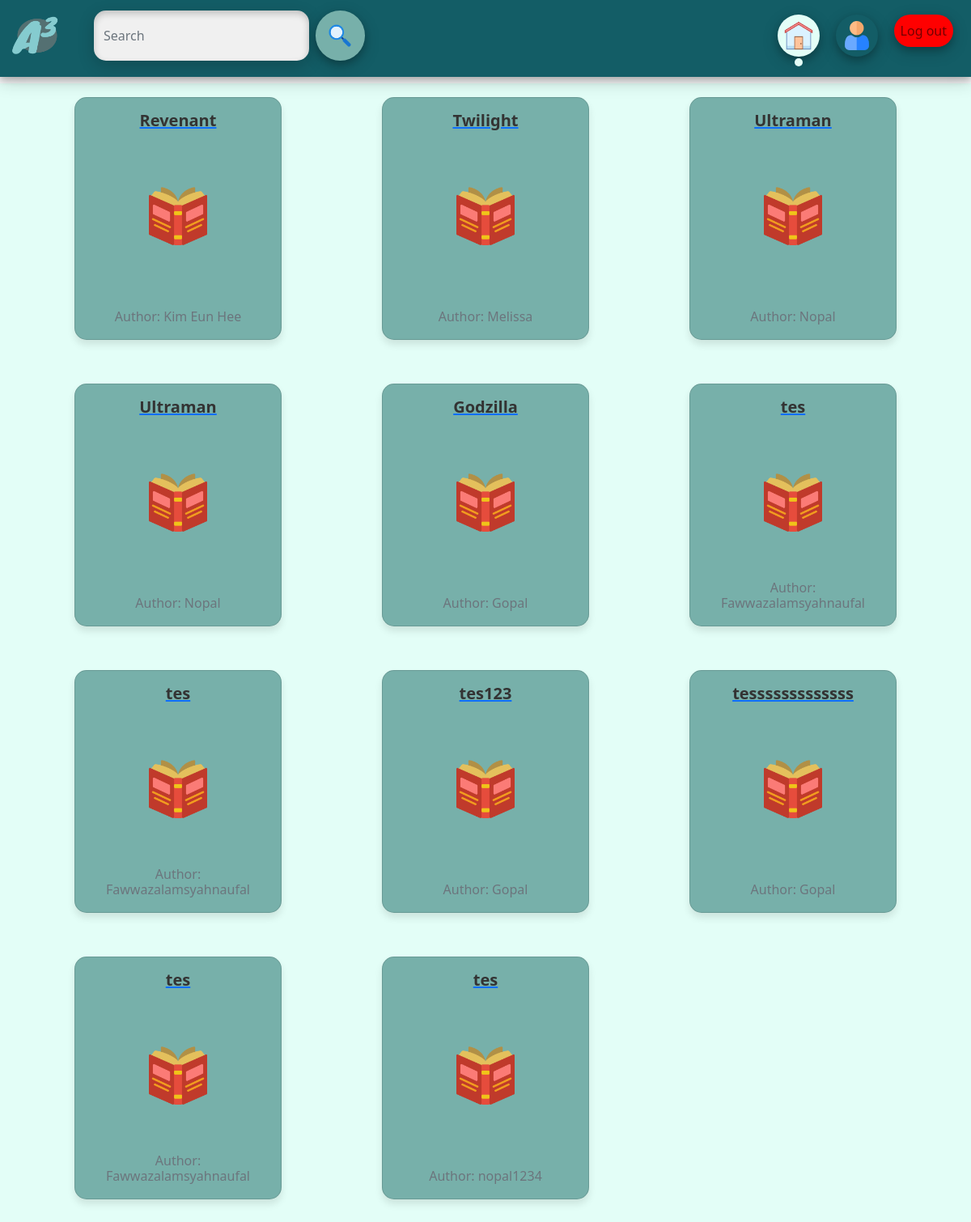
Before: /Home/homereader.php (signed in) with the older database file.
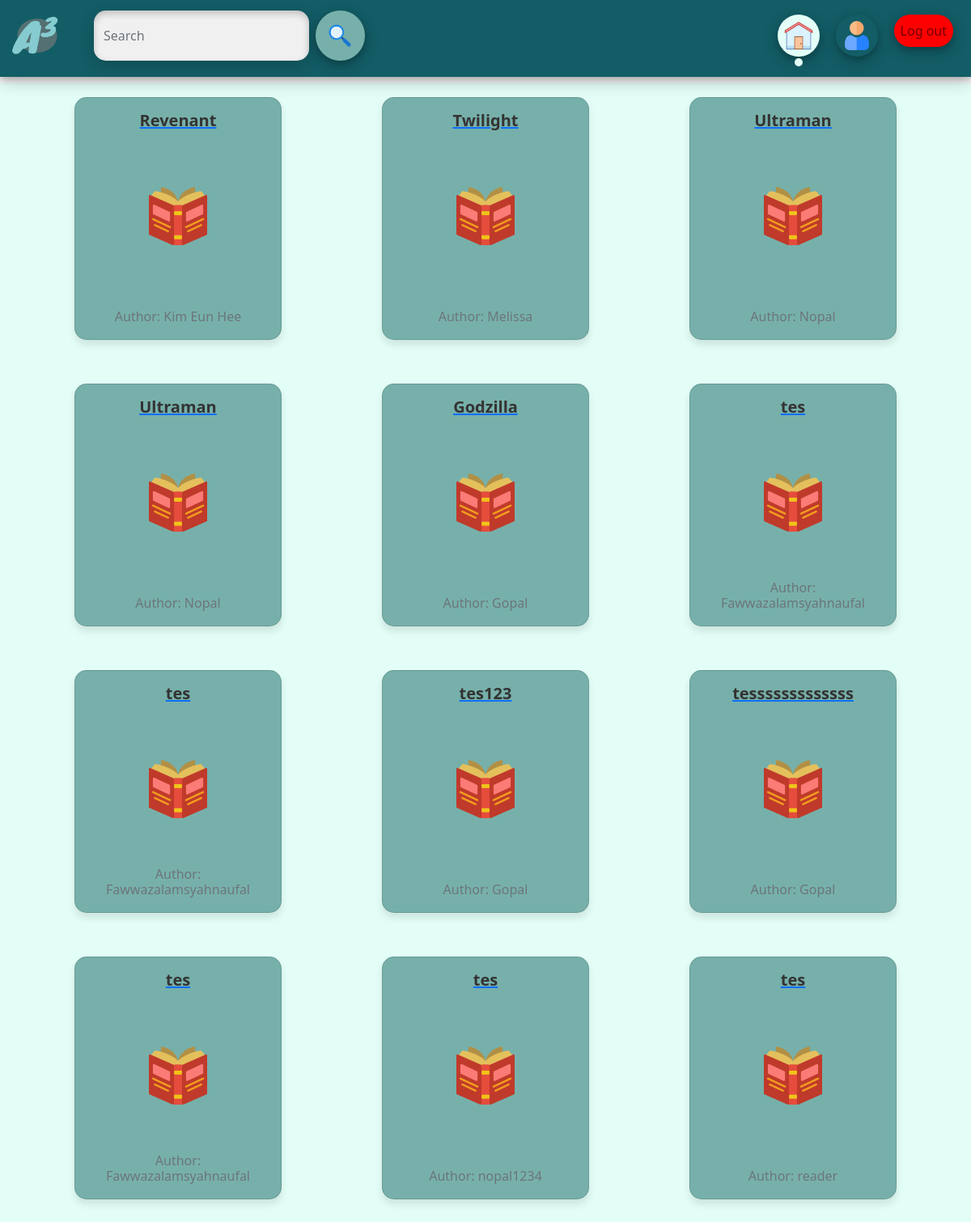
After: the same page with the newer database file.
### tables this page shows
CREATE TABLE `stories` (
  `id` int(11) NOT NULL,
  `title` varchar(100) NOT NULL,
  `author` varchar(100) NOT NULL,
  `description` text NOT NULL,
  `user_id` int(11) DEFAULT NULL,
  `image_path` varchar(255) DEFAULT NULL,
  `Fandom` varchar(255) DEFAULT NULL,
  `Language` varchar(50) DEFAULT NULL,
  `Status` varchar(50) DEFAULT NULL,
  `Series` varchar(255) DEFAULT NULL,
  `Characters` text DEFAULT NULL,
  `Relationship` varchar(255) DEFAULT NULL,
  `Addtags` text DEFAULT NULL
);

### Home/config/config.php (called while the page is built, shortened)
<?php
function connectDatabase(){
    $servername = "localhost";
    $username = "root";
    $password = "";
    $database = "alternate_arc";
    $conn = new mysqli($servername, $username, $password, $database);
     return $conn;
}
function fetchStories(){
    $conn = connectDatabase();
    $sql = "SELECT Addtags, id, title, author, description FROM stories";
    $result = $conn->query($sql);
    $stories = [];
    if ($result->num_rows > 0) {
        while ($row = $result->fetch_assoc()) {
            $stories[] = $row;
        }
    }
    return $stories;
}
?>

### Home/homereader.php (the view, shortened to what this page needs)
<?php
include 'config/config.php';
$stories = fetchStories();
?>
<!DOCTYPE html>
<html lang="en">
<head>
    <link href="https://cdn.jsdelivr.net/npm/bootstrap@5.0.2/dist/css/bootstrap.min.css" rel="stylesheet">
    <link rel="stylesheet" href="./style/home.css">
</head>
<header>
    <nav class="navbar navbar-expand-lg navbar-light bg-light fixed-top" style="padding-top:0;">
        <div style="box-shadow: 0 4px 8px 0 rgba(0, 0, 0, 0.2), 0 6px 20px 0 rgba(0, 0, 0, 0.19);"class="container-fluid">
        <img style="width:68px;height:68px;"class=navbar-brand src="image\Blue Wood (2).png">
        <form class="d-flex navbar-search" method="GET" action="search.php">
            <input name="query" style="border-radius:15px;box-shadow: inset 0 4px 8px 0 rgba(0, 0, 0, 0.2), 0 6px 20px 0 rgba(0, 0, 0, 0.19);" class="form-control me-2" type="search" placeholder="Search" aria-label="Search">
            <button class="btn btn-outline-success" id="search" type="submit">
                <img style="width:36px;height:36px;" src="image\search.png" alt="">
            </button>
        </form>
                <ul class="navbar-nav ms-auto">
                    <li class="nav-item">
                        <button class="nav-link active" style="background-color:#E3FEF7;border:transparent;border-radius:35px;box-shadow: 0 4px 8px 0 rgba(0, 0, 0, 0.2), 0 6px 20px 0 rgba(0, 0, 0, 0.19);" aria-current="page" href="#">
                            <img style="width:36px;height:36px;" src="image\icons8-home-480.png" href="#">
                            <div style="position: absolute; background-color: #E3FEF7; width: 10px; height: 10px; border-radius: 50%;margin-left:13px;margin-top:10px;"></div>
                        </button>
                    </li>
                    <li class="nav-item">
                        <a class="nav-link"  href="./profile/profilesetreader.php">
                            <img style="width:36px;height:36px;" src="image\user_1077012.png" href="#">
                        </a>
                    </li>
                    <li class="nav-item">
                        <a class="nav-link" href="./logout.php" style="background-color:red;">
                            Log out
                        </a>
                    </li>
                </ul>
        </div>
    </nav>
</header>
<body style="background-color:#E3FEF7;">
    <div class="container mt-5 pt-3">
        <div class="row row-cols-1 row-cols-md-2 row-cols-lg-3 g-4">
            <?php
                foreach ($stories as $story) {
                    echo '<div class="col" style="margin-bottom:30px;">';
                    echo '<a href="./read/storyread.php?id=' . $story["id"] . '" class="card-link">';
                    echo '<div class="story card">';
                    echo '<div class="card-body" >';
                    echo '<h5 class="card-title">' . $story["title"] . '</h5>';
                    echo '<img src="image\book_3145755.png" style="display: block; margin: auto;width:72px;height:72px;margin-top:70px;">';
                    echo '<h6 class="card-subtitle mb-2 text-muted" style="text-align:center;position: absolute; bottom: 10px; left: 10px; right: 10px;">Author: ' . $story["author"] . '</h6>';
                    echo '</div>';
                    echo '</div>';
                    echo '</a>';
                    echo '</div>';
                }
            ?>
        </div>
    </div>
</body>
</html>

Changed rows visible on the page:
added stories: title "tes", author "reader"
